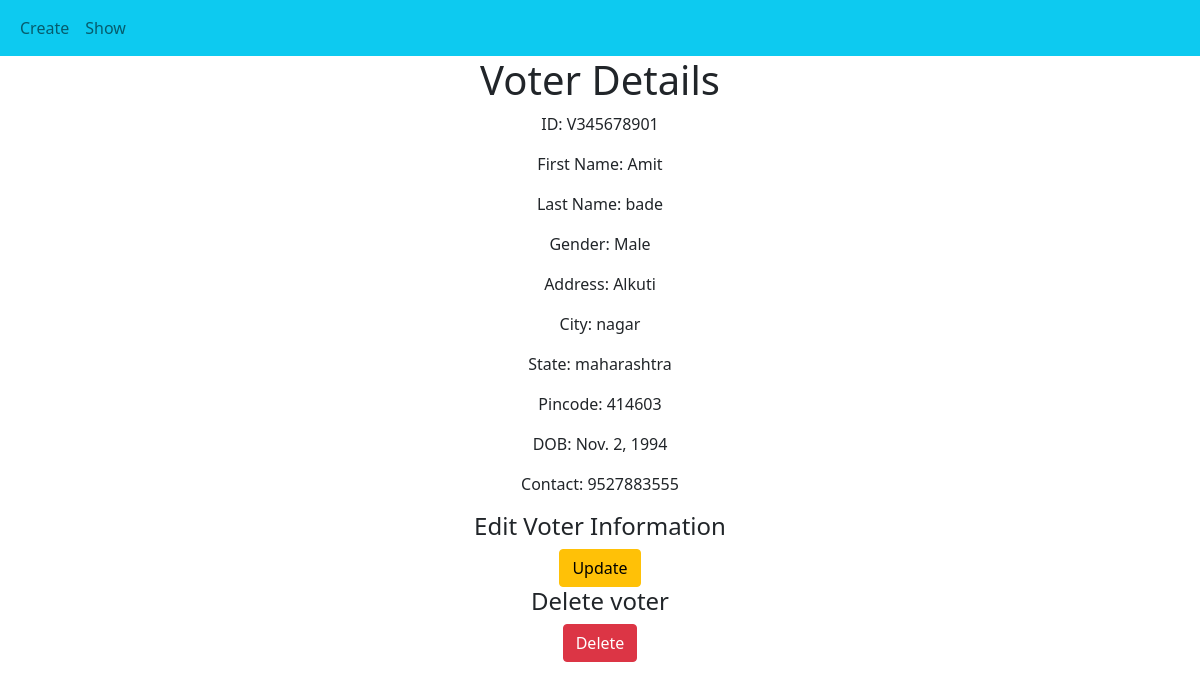
Page /details/3/ on the committed database.
### crud_app/models.py (models this page shows, shortened)
class Voter(models.Model):
    gen = [("Male", 'Male'), ("Female", "Female"), ("Other", "Other")]
    voter_id = models.CharField(max_length=10, unique=True)
    first_name = models.CharField(max_length=20)
    last_name = models.CharField(max_length=20)
    gender = models.CharField(max_length=10, choices=gen)
    address = models. CharField(max_length=30)
    city = models.CharField(max_length=10)
    state = models.CharField(max_length=20)
    pincode = models.IntegerField()
    dob = models.DateField()
    contact = models.IntegerField()

### crud_app/views.py (the view)
# urls.py: path("details/<int:pk>/", details, name='details_url'),
def details(request, pk):
    template_name = "crud_app/details.html"
    obj = Voter.objects.get(id=pk)
    form = VoterForm(instance=obj)
    context = {"obj": obj}
    return render(request, template_name, context)

### templates/crud_app/details.html (shortened to what this page needs)
{% extends 'base.html' %}
{% block content %}
<body>
<center>
    <h1>Voter Details</h1>
    <p>ID: {{ obj.voter_id }}</p>
    <p>First Name: {{ obj.first_name }}</p>
    <p>Last Name: {{ obj.last_name }}</p>
    <p>Gender: {{ obj.gender }}</p>
    <p>Address: {{ obj.address }}</p>
    <p>City: {{ obj.city }}</p>
    <p>State: {{ obj.state }}</p>
    <p>Pincode: {{ obj.pincode }}</p>
    <p>DOB: {{ obj.dob }}</p>
    <p>Contact: {{ obj.contact }}</p>
    <h4>Edit Voter Information</h4>
    <form method="post">
        <a href="{% url 'update_url' obj.id %}" class="btn btn-warning">Update</a>
        <h4>Delete voter </h4>
        <a href="{% url 'cancel_url' obj.id %}" class="btn btn-danger">Delete</a>
    </form>
</center>
</body>
{% endblock %}

### rows in the picture
Voter: voter_id "V345678901", first_name "Amit", last_name "bade", gender "Male", address "Alkuti", city "nagar", state "maharashtra", pincode "414603", dob "Nov. 2, 1994", contact "9527883555"
